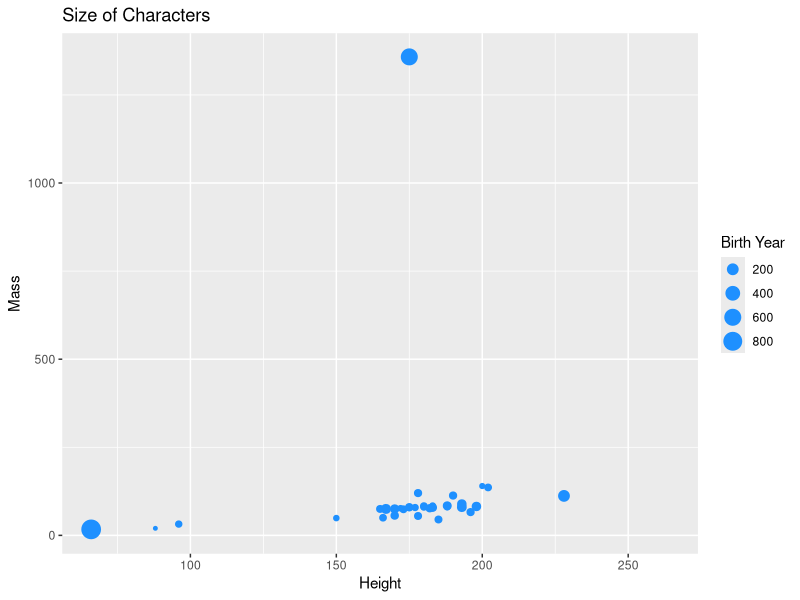
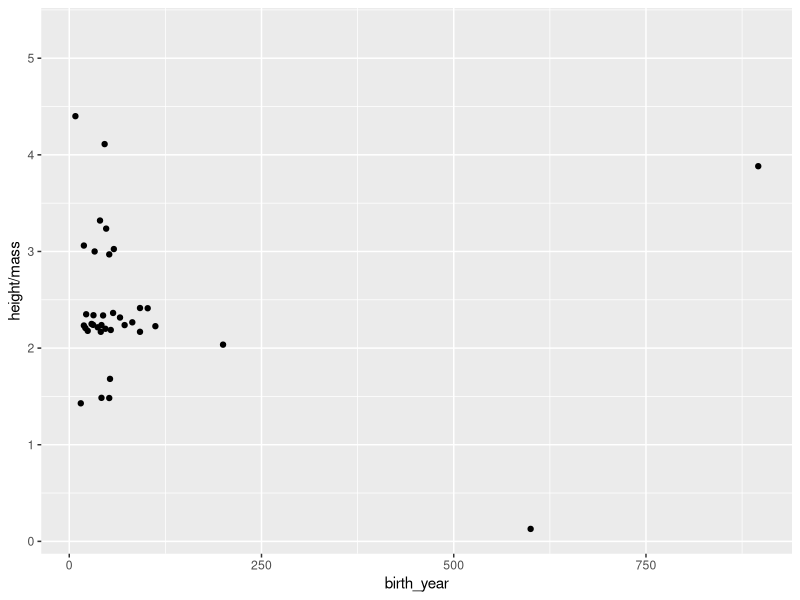

Reproduce these figures in R, in order.
## ---- chunk 1
library(tidyverse)
## ---- chunk 2
ggplot(data = starwars, 
       mapping = aes(x = height, y = mass, color = gender, size = birth_year)) +
  geom_point(color = "dodgerblue") +
  labs(title = "Size of Characters" , size = "Birth Year", x = "Height", y = "Mass")
## ---- chunk 3
starwars %>%
   mutate(bmi = height / mass) %>%
   arrange((bmi)) %>%
   print(n = 6, width = Inf)

ggplot(data = starwars,
       mapping = aes(x = birth_year, y = height / mass)) + 
   geom_point()

## ---- chunk 4
